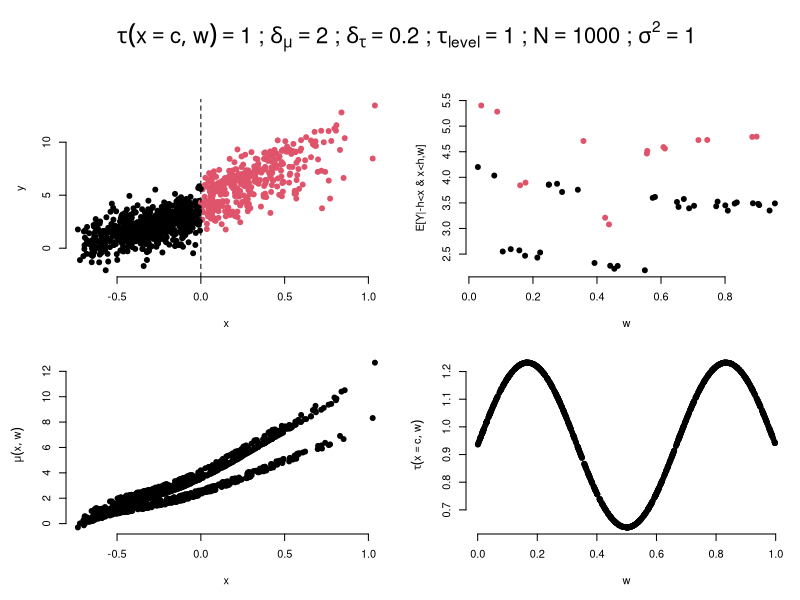
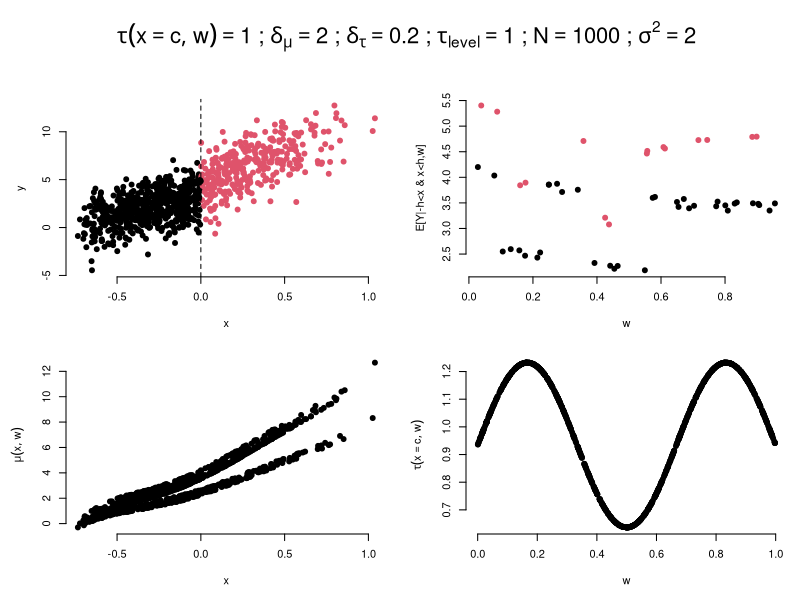
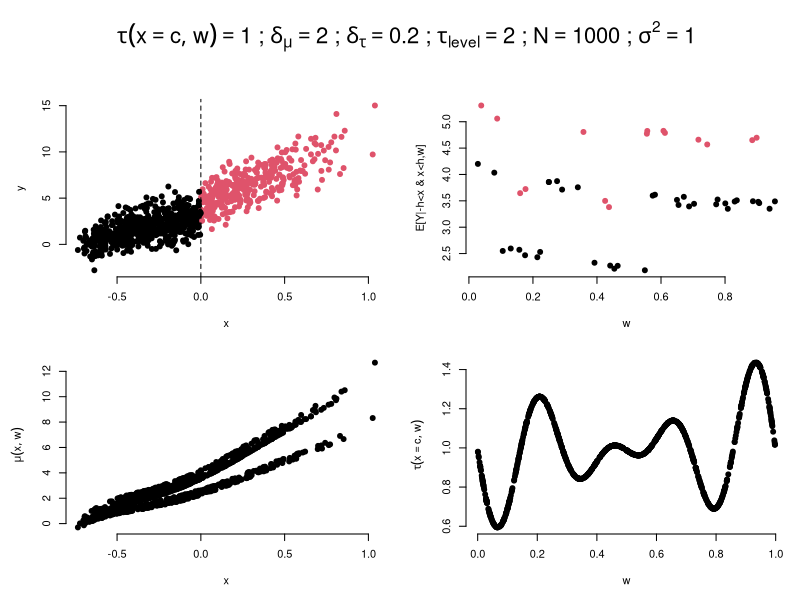
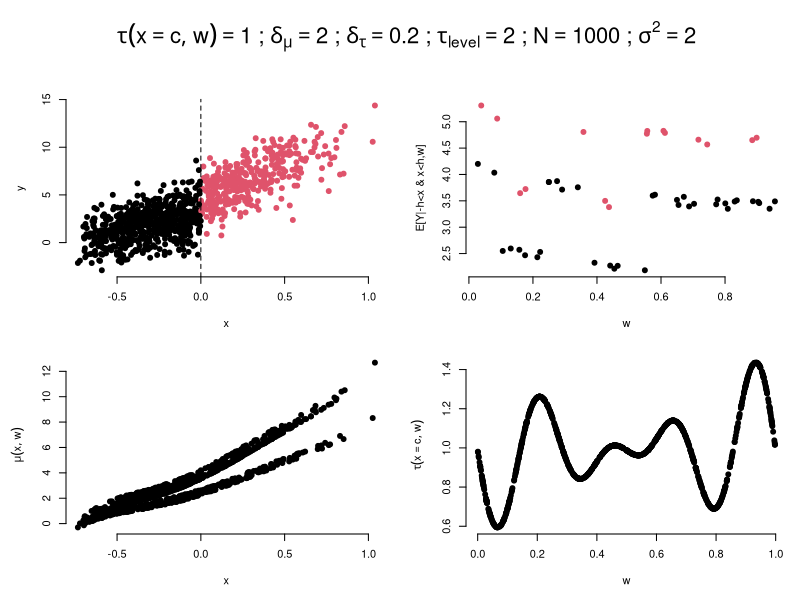
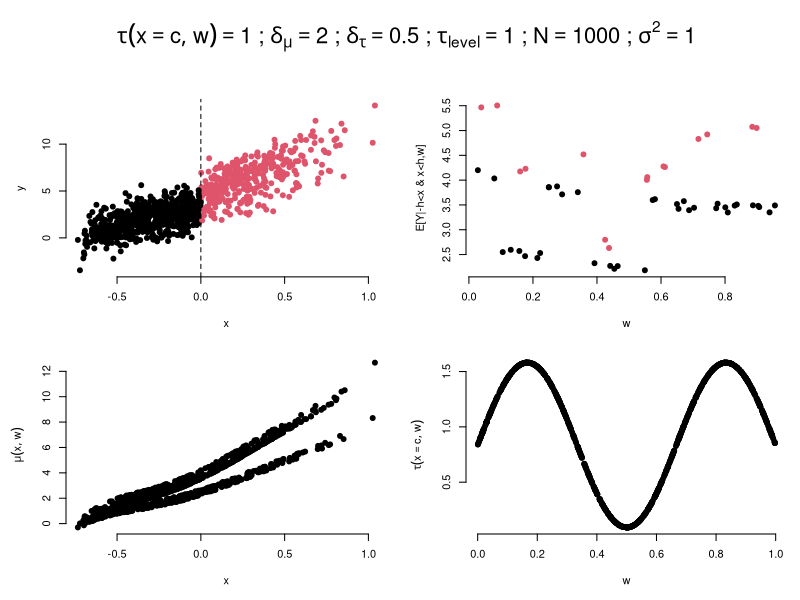
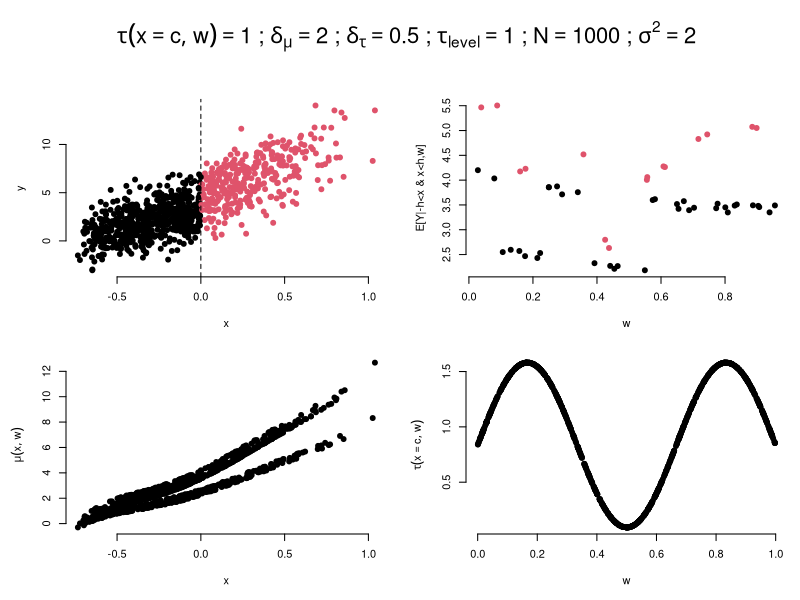
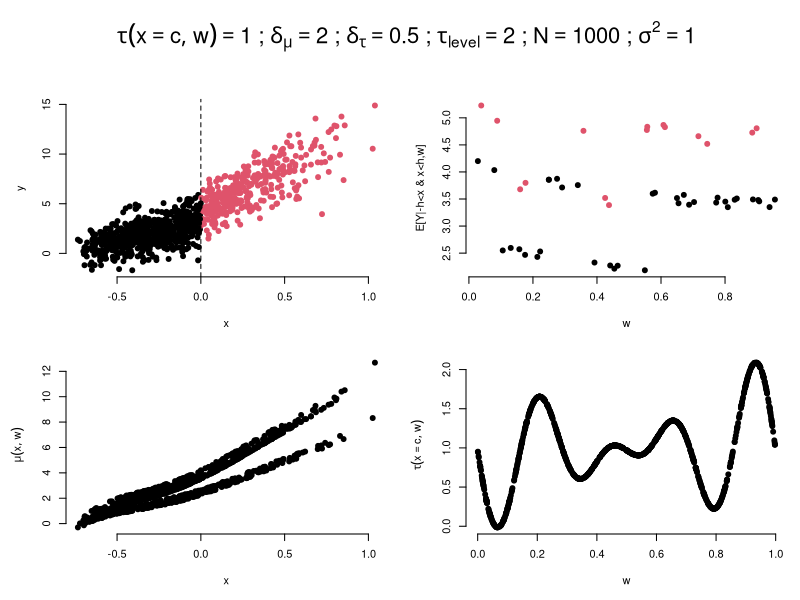
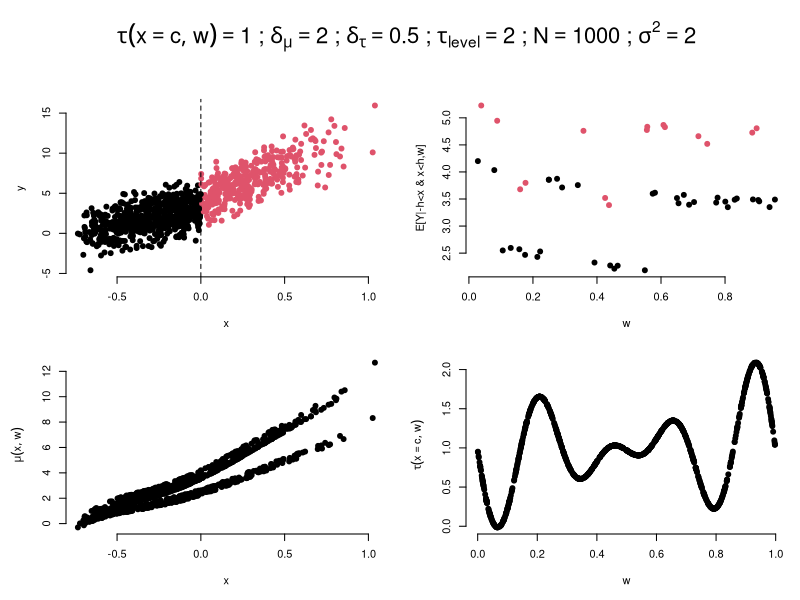

Generate these figures, in order, with R:
## ---- chunk 1
knitr::opts_chunk$set(echo = TRUE)
## ---- chunk 2
set.seed(7)
### Functions
# - (x+0.5)*(x-1)*(cos(10*pi*x))
mu0.x <- function(x) 3*x^5 - 2.5*x^4 - 1.5*x^3 + 2*x^2 + 3*x + 2
mu0.w <- function(w) 0.5*w^2 - w
tau0.x <- function(x,c) (exp(x)-exp(c))/(1+exp(x))
tau0.w <- function(w,level) {
  if (level==1) out <- sin(3*pi*w) ## 5th degree polynomial on W
  if (level==2) out <- sin(7*pi*w)*(w-0.5)/(5+exp(-2*w)) ## 14th degree polynomial on W
  out <- out-mean(out)
  return(out)
}
mu <- function(x,w,delta,level) {
  mu.x <- mu0.x(x)
  mu.w <- mu0.w(w)
  mu0 <- mu.x + mu.w + 0.5*mu.x*(as.integer(mu.w*10)%%2==0)
  mu0/sd(mu0)*delta
}
tau <- function(x,c,w,delta,level) {
  tau.x <- tau0.x(x,c)
  tau.w <- tau0.w(w,level)
  ate + (tau.x + tau.w)/sd(tau.x + tau.w)*delta
}
## Parameters
c <- 0
ate <- 1
delta_mu <- 2
delta_tau <- c(0.2,0.5)
level <- 1:2
N <- c(1000,5000)
sig_error <- c(1,2)
for (n in N)
{
  ## Generate data
  x <- 2*rbeta(n,2,4)-0.75
  z <- as.numeric(x>=c)
  w <- runif(n)
  for (dm in delta_mu)
  {
    for (dt in delta_tau)
    {
      for (lvl in level)
      {
        for (sig in sig_error)
        {
          cate <- tau(c,c,w,dt,lvl)
          prog <- mu(x,w,dm,lvl)
          Ey <- mu(x,w,dm,lvl) + tau(x,c,w,dt,lvl)*z
          y <- Ey + rnorm(n,0,sqrt(sig))
          title <- bquote(tau(x==c,w)==.(ate)
                          ~";"~delta[mu]==.(dm)
                          ~";"~delta[tau]==.(dt)
                          ~";"~tau[level]==.(lvl)
                          ~";"~N==.(n)
                          ~";"~sigma^2==.(sig))
          ## Plot data
          par(bty="n",pch=19)
          layout(matrix(c(1,2,3,1,4,5),ncol=2),height=c(1,3,3))
          par(mar=c(2,2,1,1))
          plot.new()
          text(0.5,0.5,title,cex=2,font=2)
          ###
          par(mar=c(5,5,1,1))
          plot(x,y,col=z+1)
          abline(v=c,lty=2)
          ###
          plot(x,mu(x,w,dm,lvl),ylab=bquote(mu(x,w)))
          ###
          h <- ifelse(n==1000,0.034,0.013)
          test <- -h<x & x<h
          plot(w[test],Ey[test],
               ylab="E[Y|-h<x & x<h,w]",xlab="w",
               col=z[test]+1)
          ###
          plot(w,cate,ylab=bquote(tau(x==c,w)))
        }
      }
    }
  }
}
